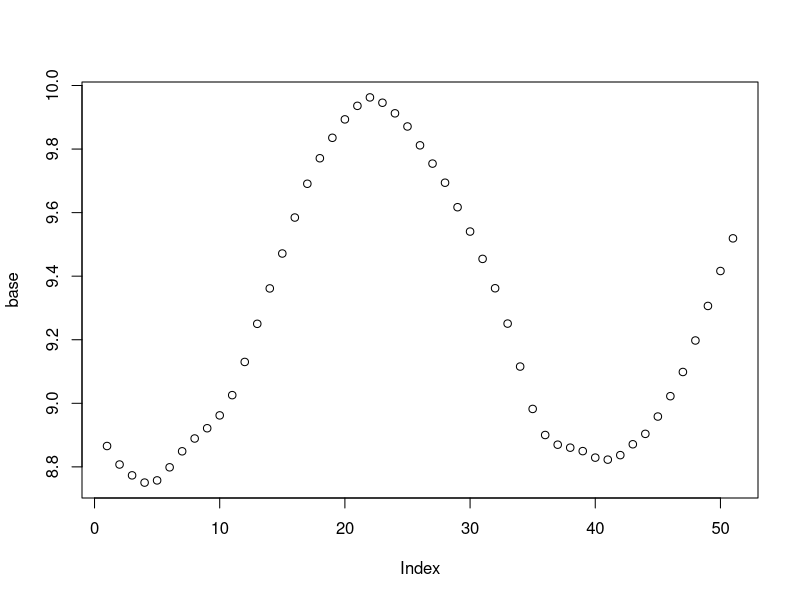
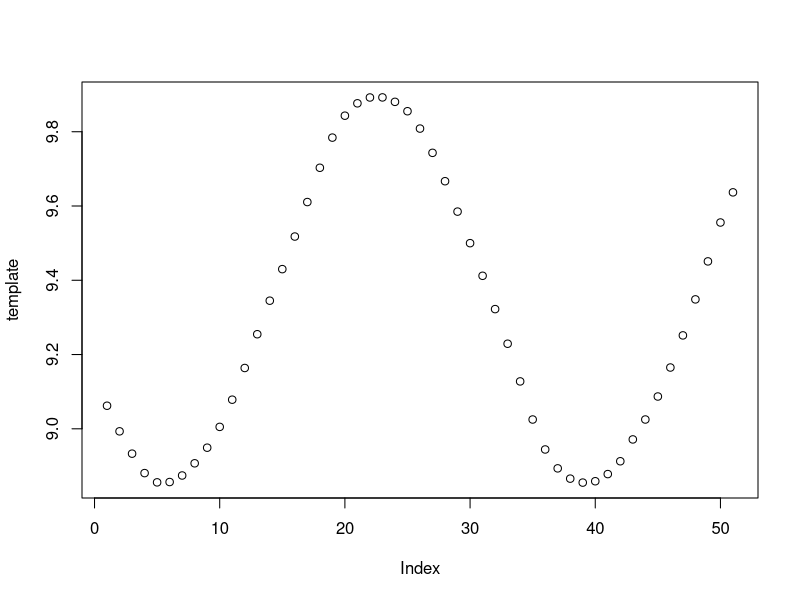

Here is the R script that generated these plots, in order:
# Martin Kersner, m.kersner@gmail.com
# 07/11/2016

library("zoo")

# Compute the highest cross-correlation and lag for given two signals.
crossCorrMax<- function(a,b) {
  d <- ccf(a, b, plot = FALSE)
  cor = d$acf[,,1]
  lag = d$lag[,,1]
  res = data.frame(cor,lag)
  res_max = res[which.max(res$cor),]
  return(res_max)
}

# Shift signal.
shift <- function(x, n, invert=FALSE, default=NA){
  stopifnot(length(x)>=n)
  if(n==0){
    return(x)
  }
  n <- ifelse(invert, n*(-1), n)
  if(n<0){
    n <- abs(n)
    forward=FALSE
  }else{
    forward=TRUE
  }
  if(forward){
    return(c(rep(default, n), x[seq_len(length(x)-n)]))
  }
  if(!forward){
    return(c(x[seq_len(length(x)-n)+n], rep(default, n)))
  }
}

# load data
# UP
data1  <- read.csv('prep_data/acc_up1.csv')
data2  <- read.csv('prep_data/acc_up2.csv')
data3  <- read.csv('prep_data/acc_up3.csv')
data4  <- read.csv('prep_data/acc_up4.csv')
data5  <- read.csv('prep_data/acc_up5.csv')
data6  <- read.csv('prep_data/acc_up6.csv')
data7  <- read.csv('prep_data/acc_up7.csv')
data8  <- read.csv('prep_data/acc_up8.csv')
data9  <- read.csv('prep_data/acc_up9.csv')
data10 <- read.csv('prep_data/acc_up10.csv')

# DOWN
# data1  <- read.csv('prep_data/acc_down1.csv')
# data2  <- read.csv('prep_data/acc_down2.csv')
# data3  <- read.csv('prep_data/acc_down3.csv')
# data4  <- read.csv('prep_data/acc_down4.csv')
# data5  <- read.csv('prep_data/acc_down5.csv')
# data6  <- read.csv('prep_data/acc_down6.csv')
# data7  <- read.csv('prep_data/acc_down7.csv')
# data8  <- read.csv('prep_data/acc_down8.csv')
# data9  <- read.csv('prep_data/acc_down9.csv')
# data10  <- read.csv('prep_data/acc_down10.csv')

window <- 50 # data contains about 50 measurements per second

# crop the beginning and the end of signal
start <- 100
end   <- 400

# denoise data
Z1  <- rollmean(data1$Z, k=window)[start:end]
Z2  <- rollmean(data2$Z, k=window)[start:end]
Z3  <- rollmean(data3$Z, k=window)[start:end]
Z4  <- rollmean(data4$Z, k=window)[start:end]
Z5  <- rollmean(data5$Z, k=window)[start:end]
Z6  <- rollmean(data6$Z, k=window)[start:end]
Z7  <- rollmean(data7$Z, k=window)[start:end]
Z8  <- rollmean(data8$Z, k=window)[start:end]
Z9  <- rollmean(data9$Z, k=window)[start:end]
Z10 <- rollmean(data10$Z, k=window)[start:end]

# create dataframe
Z <- rbind(Z1, Z2)
Z <- rbind(Z, Z3)
Z <- rbind(Z, Z4)
Z <- rbind(Z, Z5)
Z <- rbind(Z, Z6)
Z <- rbind(Z, Z7)
Z <- rbind(Z, Z8)
Z <- rbind(Z, Z9)
Z <- rbind(Z, Z10)

# Z2 for base UP
base_start <- 25 # 25 for UP
base_step <- 50 # 50 for UP
threshold <- 0.7 # cross correlation threshold for accepting
base <- Z2[base_start:(base_start+base_step)] # the main base on which we will try to fit all others
base_df <- base
plot(base)

# comparing all signals with predefined base template 
for (i in seq(10)) {
  tmp_whole <- Z[i, ]
  len <- length(tmp_whole)
  for (j in seq(1, (len-(len%%base_step)), base_step)) {
    tmp_part <- tmp_whole[j:(j+base_step)]
    
    ccm <- crossCorrMax(base, tmp_part)
    if (ccm$cor > threshold) {
      base_df <- rbind(base_df, shift(tmp_part, ccm$lag, default=0)) # empty spaces filled with 0
    }
  }
}

# combining signals in order to obtain generalized template
noncol_values <- which(base_df != 0, arr.ind = T)
agg_count_cols <- as.data.frame(table(noncol_values[,2]))
template <- colSums(base_df)/agg_count_cols[,2]
plot(template)
